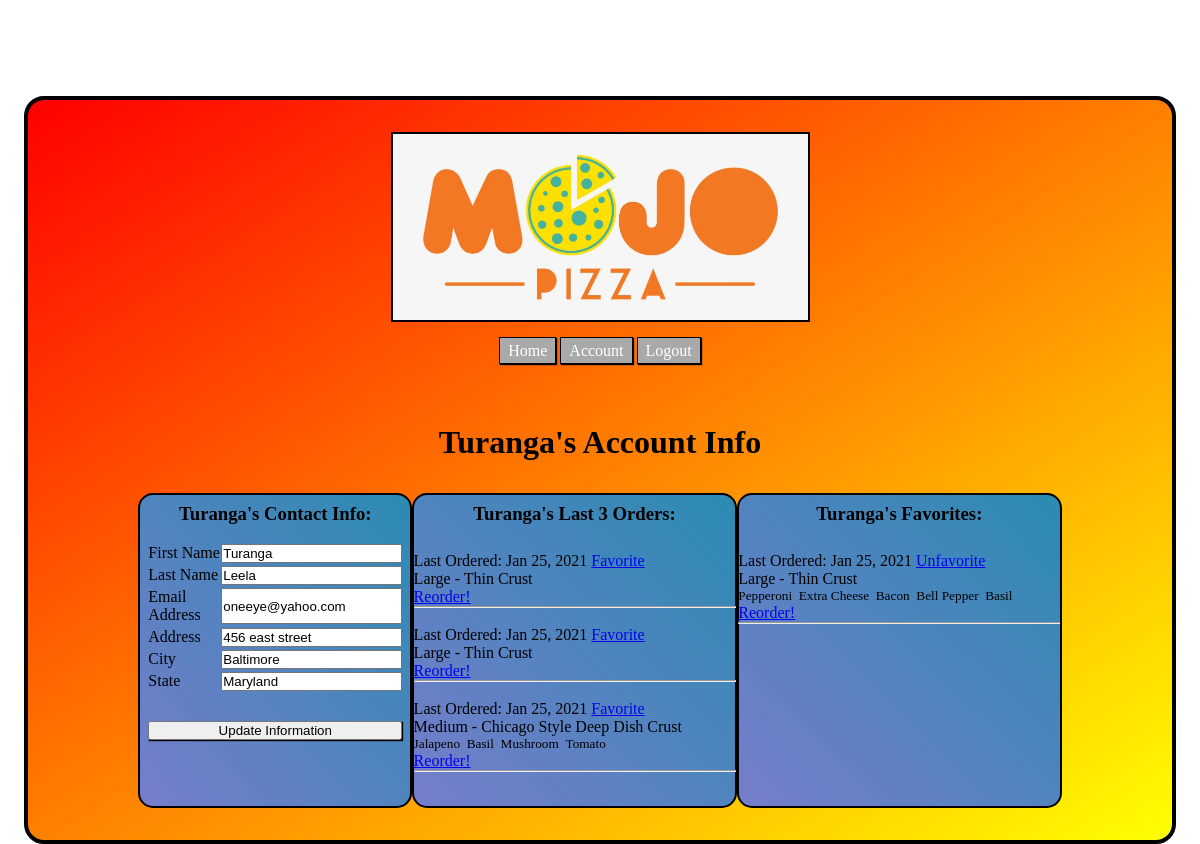
The page /make_edits/4 (signed in) on the database its author committed.
### food_app/models.py (models this page shows)
class User(models.Model):
    first_name = models.CharField(max_length=20)
    last_name = models.CharField(max_length=30)
    email = models.CharField(max_length=40)
    address = models.CharField(max_length=100)
    city = models.CharField(max_length=30)
    state = models.CharField(max_length=20)
    password = models.CharField(max_length=255)
    created_at = models.DateTimeField(auto_now_add=True)
    updated_at = models.DateTimeField(auto_now=True)
    objects = UserManager()

class Pizza(models.Model):
    method = models.CharField(max_length=25)
    size = models.CharField(max_length=125)
    crust = models.CharField(max_length=25)
    price = models.FloatField(default=14.99)
    created_at = models.DateTimeField(auto_now_add=True)
    updated_at = models.DateTimeField(auto_now=True)
    ordered_by = models.ForeignKey(User, related_name="pizzas_ordered", on_delete=models.CASCADE)
    favorited_by = models.ManyToManyField(User, related_name="liked_pizzas")

class Topping(models.Model):
    name = models.CharField(max_length=20, blank=True)
    pizzas_topped = models.ManyToManyField(Pizza, related_name="toppings", blank=True)
    created_at = models.DateTimeField(auto_now_add=True)
    updated_at = models.DateTimeField(auto_now=True)

### food_app/views.py (the view)
# urls.py: path('make_edits/<int:member_id>', views.make_edits),
def make_edits(request, member_id):
    if 'user_id' not in request.session:
        return redirect('/')
    the_user = User.objects.get(id=member_id)
    last_pizza_id = Pizza.objects.filter(ordered_by = User.objects.get(id = member_id)).last().id
    pizza1 = Pizza.objects.get(id = last_pizza_id)
    pizza2 = Pizza.objects.get(id = last_pizza_id-1)
    pizza3 = Pizza.objects.get(id = last_pizza_id-2)
    all_3 = [pizza1, pizza2, pizza3]
    context = {
        'user' : the_user,
        'pizza' : all_3,
    }
    return render(request, 'edit.html', context)

### food_app/templates/edit.html (shortened to what this page needs)
<!DOCTYPE html>
<html lang="en">
<head>
    {% load static %}
    <link rel="stylesheet" href="{% static 'edit.css' %}">
</head>
<body>
    <div id="container">
        <div id="image">
            <img src="{% static 'mojo.png' %}" alt="">
        </div>
        <div id="nav">
            <a href="/menu">Home</a>
            <a href="/user/{{user.id}}">Account</a>
            <a href="/logout">Logout</a>
        </div>
        <div id="titles">
            <h1>{{ user.first_name }}'s Account Info</h1>
        </div>
        <div id="main">
            <div id="main_section">
                <div id="edit_user">
                    <h3>{{ user.first_name }}'s Contact Info:</h3>
                    <form action="/edit/{{user.id}}" method="POST">
                        <div class="line">
                            <label for="">First Name</label>
                            <input type="text" name="first_name" value="{{user.first_name}}">
                        </div>
                        <div class="line">
                            <label for="">Last Name</label>
                            <input type="text" name="last_name" value="{{user.last_name}}">
                        </div>
                        <div class="line">
                            <label for="">Email Address</label>
                            <input type="text" name="email" value="{{user.email}}">
                        </div>
                        <div class="line">
                            <label for="">Address</label>
                            <input type="text" name="address" value="{{user.address}}">
                        </div>
                        <div class="line">
                            <label for="">City</label>
                            <input type="text" name="city" value="{{user.city}}">
                        </div>
                        <div class="line">
                            <label for="">State</label>
                            <input type="text" name="state" value="{{user.state}}">
                        </div>
                        <div class="line">
                            <button type="submit">Update Information</button>
                        </div>
                    </form>
                </div>
                <div id="past_orders">
                    <h3>{{ user.first_name }}'s Last 3 Orders:</h3>
                    <div class="pizza">
                        {% for pizzas in pizza %}
                            <p>Last Ordered: {{ pizzas.created_at|date:"M d, Y"}} <a href="/favorite/{{ pizzas.id }}">Favorite</a></p>
                            <p>{{ pizzas.size }} - {{ pizzas.crust }} Crust</p>
                            <div class="topping">
                                {% for topping in pizzas.toppings.all %}
                                <h5>{{ topping.name }} &nbsp;</h5>
                                {% endfor %}
                            </div>
                            <a href="/reorder/{{ pizzas.id }}">Reorder!</a>
                            <hr>
                            <br>
                        {% endfor %}
                    </div>
                </div>
                <div id="faves">
                    <h3>{{ user.first_name }}'s Favorites:</h3>
                    {% for pizzas in user.liked_pizzas.all %}
                    <div class="pizza">
                        <p>Last Ordered: {{ pizzas.created_at|date:"M d, Y"}} <a href="/unfavorite/{{ pizzas.id }}">Unfavorite</a></p>
                        <p>{{ pizzas.size }} - {{ pizzas.crust }} Crust</p>
                        <div class="topping">
                            {% for topping in pizzas.toppings.all %}
                            <h5>{{ topping.name }} &nbsp;</h5>
                            {% endfor %}
                        </div>
                        <a href="/reorder/{{ pizzas.id }}">Reorder!</a>
                        <hr>
                    </div>
                    {% endfor %}
                </div>
            </div>
        </div>
    </div>
</body>
</html>

### food_app/static/edit.css (style rules this page uses)
* { padding: 0; margin: 0; }
#container { display: flex; flex-direction: column; align-items: center; justify-content: center; width: 90%; margin: 6em auto 0px auto; height: 80%; background-image: linear-gradient(to bottom right, red, yellow); padding: 2em; border: 4px solid black; border-radius: 20px; }
#main { width: 95%; display: flex; justify-content: space-around; align-items: center; }
#edit_user, #past_orders, #faves { display: flex; flex-direction: column; width: 33%; padding: .5em; border: 2px solid black; border-radius: 15px; background-image: linear-gradient(to bottom left, #2b8bb3, #777dcb); justify-content: flex-start; align-items: center; }
.line { display: flex; justify-content: space-between; margin-bottom: .2em; }
form { display: flex; flex-direction: column; }
img { width: 415px; margin-bottom: 1em; border: 2px black solid; }
button { margin-top: 2em; box-shadow: 1px 1px 1px black; width: 100%; }
#main_section { width: 90%; display: flex; justify-content: space-between; }
h3 { margin-bottom: 1em; }
h1 { margin: 2em 0 1em 0; }
.pizza { margin: .5em 0 .5em 0; }
p { width: 322px; }
.topping { width: 100%; display: flex; flex-wrap: wrap; justify-content: flex-start; }
#nav > a { border: 1px solid black; box-shadow: 1px 1px 1px black; color: white; text-decoration: none; padding: .25em .5em .25em .5em; background-color: darkgrey; }
h5 { font-weight: normal; }
.pizza > a { text-align: right; }

### rows shown on the page
User: first_name "Turanga", last_name "Leela", email "oneeye@yahoo.com", address "456 east street", city "Baltimore", state "Maryland"
Pizza: created_at "Jan 25, 2021", size "Large", crust "Thin"
Pizza: created_at "Jan 25, 2021", size "Large", crust "Thin"
Pizza: created_at "Jan 25, 2021", size "Medium", crust "Chicago Style Deep Dish"
Topping: name "Jalapeno"
Topping: name "Basil"
Topping: name "Mushroom"
Topping: name "Tomato"
Pizza: created_at "Jan 25, 2021", size "Large", crust "Thin"
Topping: name "Pepperoni"
Topping: name "Extra Cheese"
Topping: name "Bacon"
Topping: name "Bell Pepper"
